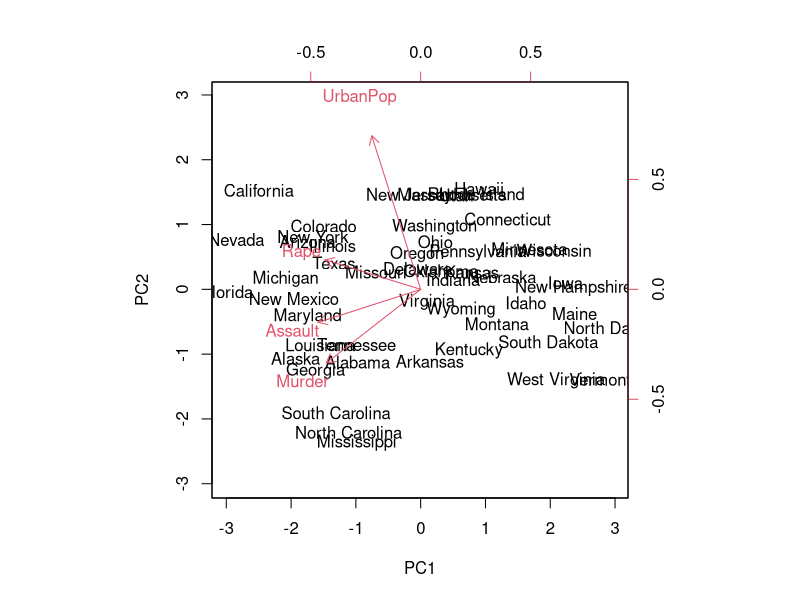
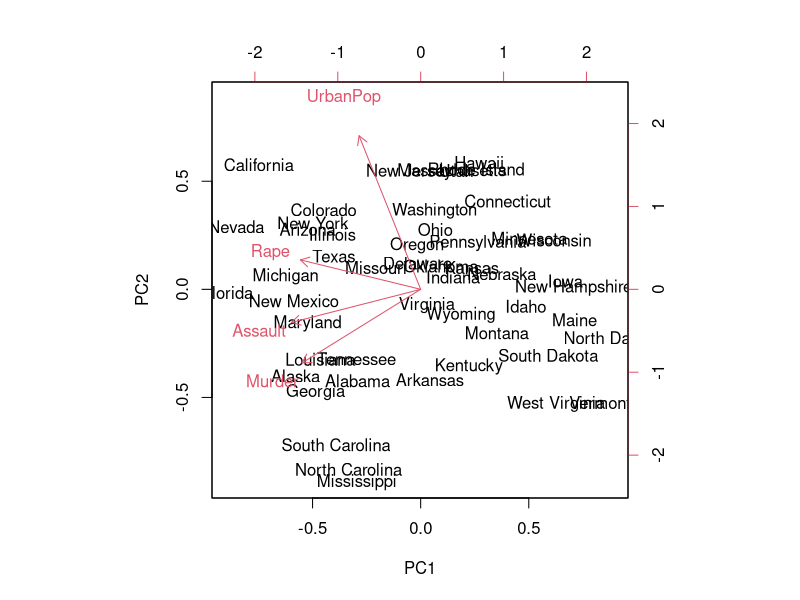
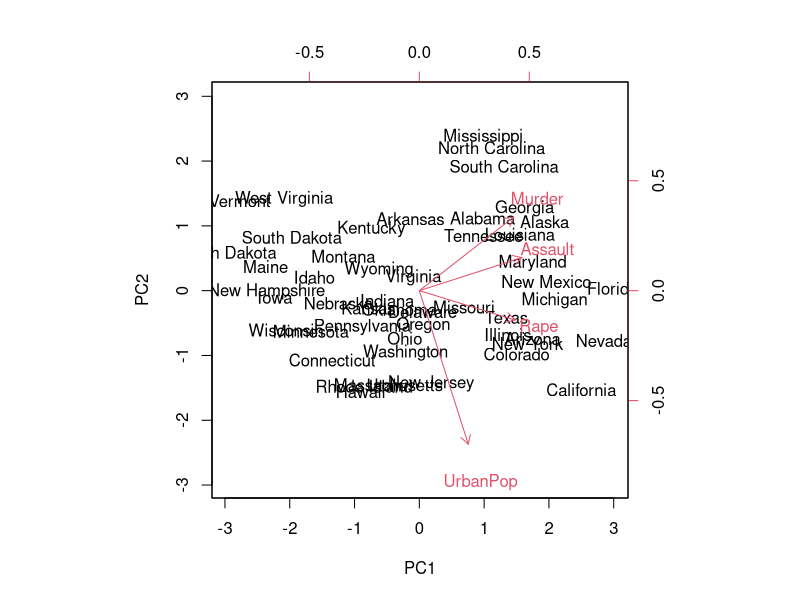
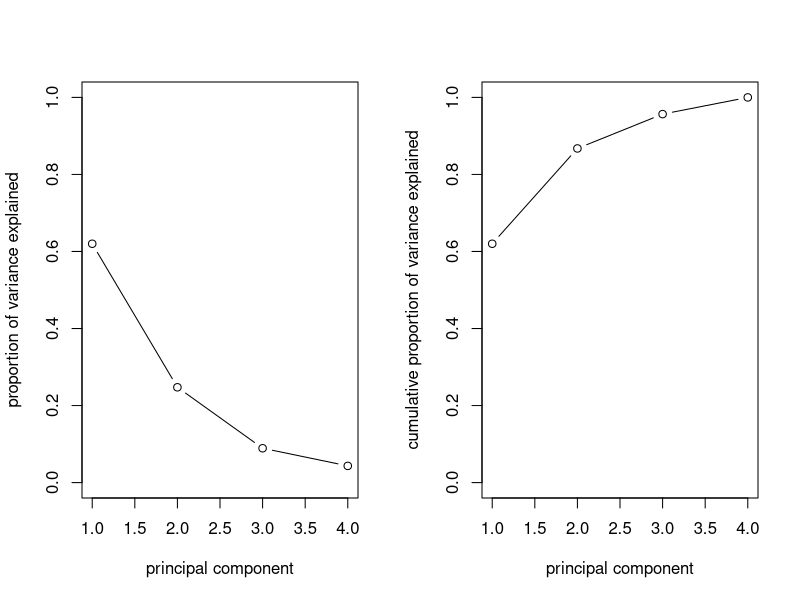

These figures' R source, in order:
data(USArrests)
names(USArrests)
dim(USArrests) #50, 4
states = row.names(USArrests)
states

apply(USArrests, 2, mean)
apply(USArrests, 2, sd)

pr_out = prcomp(USArrests, scale=TRUE)
names(pr_out)
pr_out$center
pr_out$scale
pr_out$rotation #loadings
dim(pr_out$x) #50, 4, score vector.

USArrests[1,]
(pr_out$rotation %*% pr_out$x[1,]) * pr_out$scale + pr_out$center #reconstructed

biplot(pr_out, scale=0)
biplot(pr_out, scale=1/2)

# ===
# loadings and PC comps are unique up to sign
pr_out$rotation = -pr_out$rotation
pr_out$x = -pr_out$x
biplot(pr_out, scale=0)

pr_out$sdev
pr_out_var = pr_out$sdev^2
pr_out_var # eigenval

pve = pr_out_var / sum(pr_out_var)
pve #total variance explained by each principal component

par(mfrow=c(1,2))
plot(pve,
    xlab="principal component",
    ylab="proportion of variance explained",
    ylim=c(0,1), type="b")
plot(cumsum(pve),
    xlab="principal component",
    ylab="cumulative proportion of variance explained",
    ylim=c(0,1), type="b")
